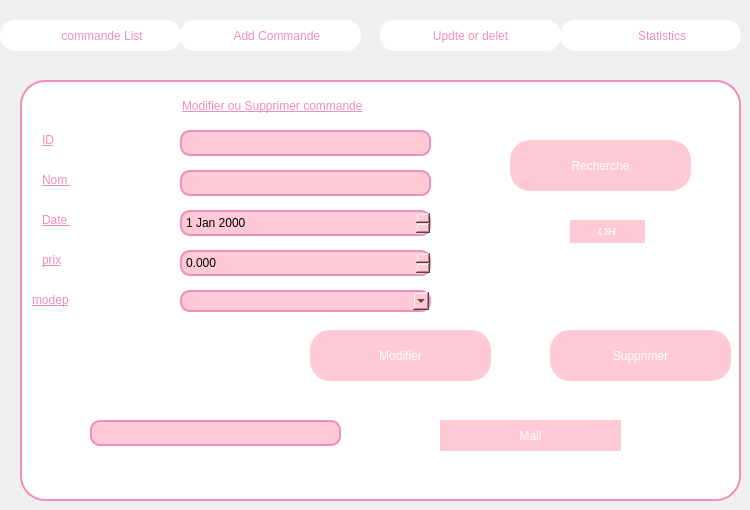
      <widget class="QWidget" name="tab_3">
       <attribute name="title">
        <string>Tab 1</string>
       </attribute>
       <widget class="QFrame" name="frame_4">
        <property name="geometry">
         <rect>
          <x>20</x>
          <y>80</y>
          <width>721</width>
          <height>421</height>
         </rect>
        </property>
        <property name="styleSheet">
         <string notr="true">QFrame {
    background-color: white;
    width: 10px;
    border: 2px solid #EF8EBA;
    border-radius: 25px;
}</string>
        </property>
        <property name="frameShape">
         <enum>QFrame::NoFrame</enum>
        </property>
        <widget class="QLineEdit" name="lineEdit_11">
         <property name="geometry">
          <rect>
           <x>20</x>
           <y>90</y>
           <width>81</width>
           <height>20</height>
          </rect>
         </property>
         <property name="styleSheet">
          <string notr="true">QLineEdit{
	text-decoration: underline;
	color:#EF8EBA;
	font: 700 italic 10pt &quot;Segoe UI&quot;;
	;
}</string>
         </property>
         <property name="text">
          <string>Nom </string>
         </property>
         <property name="frame">
          <bool>false</bool>
         </property>
        </widget>
        <widget class="QLineEdit" name="lineEdit_24">
         <property name="geometry">
          <rect>
           <x>20</x>
           <y>130</y>
           <width>131</width>
           <height>20</height>
          </rect>
         </property>
         <property name="styleSheet">
          <string notr="true">QLineEdit{
	text-decoration: underline;
	color:#EF8EBA;
	font: 700 italic 10pt &quot;Segoe UI&quot;;
	;
}</string>
         </property>
         <property name="text">
          <string>Date </string>
         </property>
         <property name="frame">
          <bool>false</bool>
         </property>
        </widget>
        <widget class="QLineEdit" name="lineEdit_26">
         <property name="geometry">
          <rect>
           <x>20</x>
           <y>170</y>
           <width>71</width>
           <height>20</height>
          </rect>
         </property>
         <property name="styleSheet">
          <string notr="true">QLineEdit{
	text-decoration: underline;
	color:#EF8EBA;
	font: 700 italic 10pt &quot;Segoe UI&quot;;
	;
}</string>
         </property>
         <property name="text">
          <string>prix</string>
         </property>
         <property name="frame">
          <bool>false</bool>
         </property>
        </widget>
        <widget class="QLineEdit" name="lineEdit_27">
         <property name="geometry">
          <rect>
           <x>10</x>
           <y>210</y>
           <width>121</width>
           <height>20</height>
          </rect>
         </property>
         <property name="styleSheet">
          <string notr="true">QLineEdit{
	text-decoration: underline;
	color: #EF8EBA;
	font: 700 italic 10pt &quot;Segoe UI&quot;;
	;
}</string>
         </property>
         <property name="text">
          <string>modep</string>
         </property>
         <property name="frame">
          <bool>false</bool>
         </property>
        </widget>
        <widget class="QLineEdit" name="lineEdit_23">
         <property name="geometry">
          <rect>
           <x>160</x>
           <y>90</y>
           <width>251</width>
           <height>26</height>
          </rect>
         </property>
         <property name="styleSheet">
          <string notr="true">QLineEdit {
	background-color: rgb(255, 202, 213);
    border: 2px solid #EF8EBA; /* Bordure rose */
    border-radius: 10px; /* Coins arrondis */
    padding: 2px;
}</string>
         </property>
        </widget>
        <widget class="QLineEdit" name="lineEdit_29">
         <property name="geometry">
          <rect>
           <x>160</x>
           <y>10</y>
           <width>431</width>
           <height>31</height>
          </rect>
         </property>
         <property name="styleSheet">
          <string notr="true">QLineEdit{
	text-decoration: underline;
	color: #EF8EBA;
	font: 700 italic 15pt &quot;Segoe UI&quot;;
	;
}</string>
         </property>
         <property name="text">
          <string>Modifier ou Supprimer commande</string>
         </property>
         <property name="frame">
          <bool>false</bool>
         </property>
        </widget>
        <widget class="QPushButton" name="pushButton_6">
         <property name="geometry">
          <rect>
           <x>290</x>
           <y>250</y>
           <width>181</width>
           <height>51</height>
          </rect>
         </property>
         <property name="styleSheet">
          <string notr="true">QPushButton {
	background-color: rgb(255, 202, 213);
    color: white; /* Texte blanc */
    border-radius:20px  ; /* Coins arrondis */
	border-color: rgb(239, 142, 186);
    padding: 8px;
}</string>
         </property>
         <property name="text">
          <string>Modifier</string>
         </property>
        </widget>
        <widget class="QDateEdit" name="dateEdit_3">
         <property name="geometry">
          <rect>
           <x>160</x>
           <y>130</y>
           <width>251</width>
           <height>26</height>
          </rect>
         </property>
         <property name="styleSheet">
          <string notr="true">QDateEdit {
	background-color: rgb(255, 202, 213);
    border: 2px solid #EF8EBA; /* Bordure rose */
    border-radius: 10px; /* Coins arrondis */
    padding: 2px;
}</string>
         </property>
        </widget>
        <widget class="QComboBox" name="CM_modep_2">
         <property name="geometry">
          <rect>
           <x>160</x>
           <y>210</y>
           <width>251</width>
           <height>22</height>
          </rect>
         </property>
         <property name="styleSheet">
          <string notr="true">QComboBox {
	background-color: rgb(255, 202, 213);
    border: 2px solid #EF8EBA; /* Bordure rose */
    border-radius: 10px; /* Coins arrondis */
    padding: 2px;
}</string>
         </property>
        </widget>
        <widget class="QLineEdit" name="lineEdit_35">
         <property name="geometry">
          <rect>
           <x>20</x>
           <y>50</y>
           <width>81</width>
           <height>20</height>
          </rect>
         </property>
         <property name="styleSheet">
          <string notr="true">QLineEdit{
	text-decoration: underline;
	color:#EF8EBA;
	font: 700 italic 10pt &quot;Segoe UI&quot;;
	;
}</string>
         </property>
         <property name="text">
          <string>ID</string>
         </property>
         <property name="frame">
          <bool>false</bool>
         </property>
        </widget>
        <widget class="QLineEdit" name="lineEdit_34">
         <property name="geometry">
          <rect>
           <x>160</x>
           <y>50</y>
           <width>251</width>
           <height>26</height>
          </rect>
         </property>
         <property name="styleSheet">
          <string notr="true">QLineEdit {
	background-color: rgb(255, 202, 213);
    border: 2px solid #EF8EBA; /* Bordure rose */
    border-radius: 10px; /* Coins arrondis */
    padding: 2px;
}</string>
         </property>
         <property name="text">
          <string/>
         </property>
        </widget>
        <widget class="QPushButton" name="pushButton_14">
         <property name="geometry">
          <rect>
           <x>530</x>
           <y>250</y>
           <width>181</width>
           <height>51</height>
          </rect>
         </property>
         <property name="styleSheet">
          <string notr="true">QPushButton {
	background-color: rgb(255, 202, 213);
    color: white; /* Texte blanc */
    border-radius:20px  ; /* Coins arrondis */
	border-color: rgb(239, 142, 186);
    padding: 8px;
}</string>
         </property>
         <property name="text">
          <string>Supprimer</string>
         </property>
        </widget>
        <widget class="QPushButton" name="pushButton_15">
         <property name="geometry">
          <rect>
           <x>490</x>
           <y>60</y>
           <width>181</width>
           <height>51</height>
          </rect>
         </property>
         <property name="styleSheet">
          <string notr="true">QPushButton {
	background-color: rgb(255, 202, 213);
    color: white; /* Texte blanc */
    border-radius:20px  ; /* Coins arrondis */
	border-color: rgb(239, 142, 186);
    padding: 8px;
}</string>
         </property>
         <property name="text">
          <string>Recherche</string>
         </property>
        </widget>
        <widget class="QDoubleSpinBox" name="doubleSpinBox">
         <property name="geometry">
          <rect>
           <x>160</x>
           <y>170</y>
           <width>251</width>
           <height>26</height>
          </rect>
         </property>
         <property name="styleSheet">
          <string notr="true">QDoubleSpinBox {
	background-color: rgb(255, 202, 213);
    border: 2px solid #EF8EBA; /* Bordure rose */
    border-radius: 10px; /* Coins arrondis */
    padding: 2px;
}</string>
         </property>
         <property name="decimals">
          <number>3</number>
         </property>
         <property name="maximum">
          <double>99999.990000000005239</double>
         </property>
        </widget>
        <widget class="QLineEdit" name="mailedit">
         <property name="geometry">
          <rect>
           <x>70</x>
           <y>340</y>
           <width>251</width>
           <height>26</height>
          </rect>
         </property>
         <property name="styleSheet">
          <string notr="true">QLineEdit {
	background-color: rgb(255, 202, 213);
    border: 2px solid #EF8EBA; /* Bordure rose */
    border-radius: 10px; /* Coins arrondis */
    padding: 2px;
}</string>
         </property>
         <property name="text">
          <string/>
         </property>
        </widget>
        <widget class="QPushButton" name="mailbtn">
         <property name="geometry">
          <rect>
           <x>420</x>
           <y>340</y>
           <width>181</width>
           <height>31</height>
          </rect>
         </property>
         <property name="styleSheet">
          <string notr="true">QPushButton {
	background-color: rgb(255, 202, 213);
    color: white; /* Texte blanc */
    border-radius:20px  ; /* Coins arrondis */
	border-color: rgb(239, 142, 186);
    padding: 8px;
}</string>
         </property>
         <property name="text">
          <string>Mail</string>
         </property>
        </widget>
        <widget class="QPushButton" name="pushButton_3">
         <property name="geometry">
          <rect>
           <x>550</x>
           <y>140</y>
           <width>75</width>
           <height>23</height>
          </rect>
         </property>
         <property name="styleSheet">
          <string notr="true">QPushButton {
	background-color: rgb(255, 202, 213);
    color: white; /* Texte blanc */
    border-radius:20px  ; /* Coins arrondis */
	border-color: rgb(239, 142, 186);
    padding: 8px;
}</string>
         </property>
         <property name="text">
          <string>QR</string>
         </property>
        </widget>
       </widget>
       <widget class="QPushButton" name="pushButton_7">
        <property name="geometry">
         <rect>
          <x>0</x>
          <y>20</y>
          <width>181</width>
          <height>31</height>
         </rect>
        </property>
        <property name="styleSheet">
         <string notr="true">QFrame {
	font: 10pt &quot;Segoe UI&quot;;
	background-color: white;
    width: 10px;
    border: 2px solid white;
    border-radius: 15px;
}
QPushButton{
	color: #EF8EBA;
background-color: white;
    width: 10px;
    border: 2px solid white;
    border-radius: 15px;
}</string>
        </property>
        <property name="text">
         <string>       commande List</string>
        </property>
       </widget>
       <widget class="QPushButton" name="pushButton_8">
        <property name="geometry">
         <rect>
          <x>180</x>
          <y>20</y>
          <width>181</width>
          <height>31</height>
         </rect>
        </property>
        <property name="styleSheet">
         <string notr="true">QFrame {
	font: 10pt &quot;Segoe UI&quot;;
	background-color: white;
    width: 10px;
    border: 2px solid white;
    border-radius: 15px;
}
QPushButton{
	color: #EF8EBA;
background-color: white;
    width: 10px;
    border: 2px solid white;
    border-radius: 15px;
}</string>
        </property>
        <property name="text">
         <string>    Add Commande</string>
        </property>
       </widget>
       <widget class="QPushButton" name="pushButton_11">
        <property name="geometry">
         <rect>
          <x>380</x>
          <y>20</y>
          <width>181</width>
          <height>31</height>
         </rect>
        </property>
        <property name="styleSheet">
         <string notr="true">QFrame {
	font: 10pt &quot;Segoe UI&quot;;
	background-color: white;
    width: 10px;
    border: 2px solid white;
    border-radius: 15px;
}
QPushButton{
	color: #EF8EBA;
background-color: white;
    width: 10px;
    border: 2px solid white;
    border-radius: 15px;
}</string>
        </property>
        <property name="text">
         <string>Updte or delet</string>
        </property>
       </widget>
       <widget class="QPushButton" name="pushButton_12">
        <property name="geometry">
         <rect>
          <x>560</x>
          <y>20</y>
          <width>181</width>
          <height>31</height>
         </rect>
        </property>
        <property name="styleSheet">
         <string notr="true">QFrame {
	font: 10pt &quot;Segoe UI&quot;;
	background-color: white;
    width: 10px;
    border: 2px solid white;
    border-radius: 15px;
}
QPushButton{
	color: #EF8EBA;
background-color: white;
    width: 10px;
    border: 2px solid white;
    border-radius: 15px;
}</string>
        </property>
        <property name="text">
         <string>       Statistics</string>
        </property>
       </widget>
       <zorder>pushButton_7</zorder>
       <zorder>pushButton_8</zorder>
       <zorder>pushButton_11</zorder>
       <zorder>pushButton_12</zorder>
       <zorder>frame_4</zorder>
      </widget>
